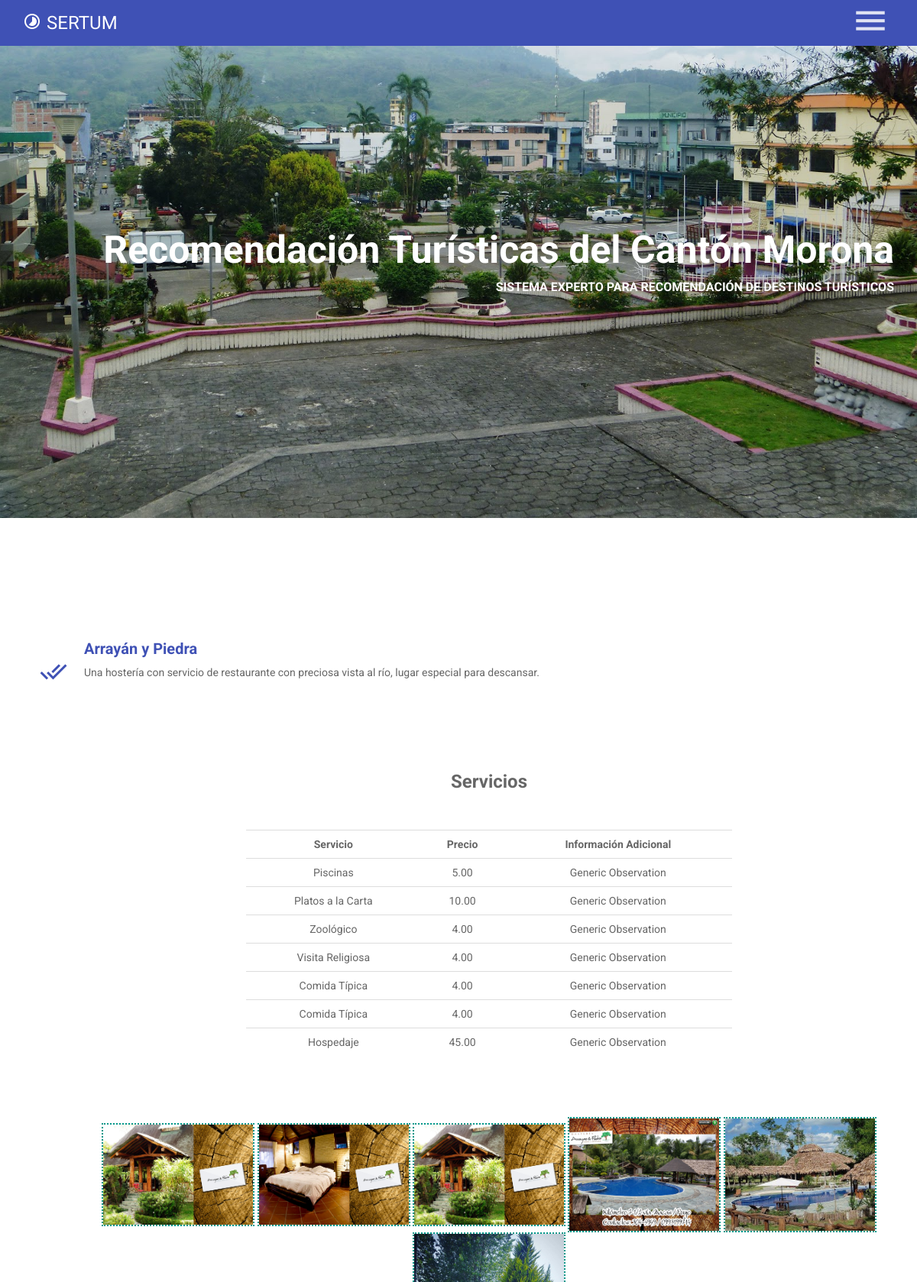
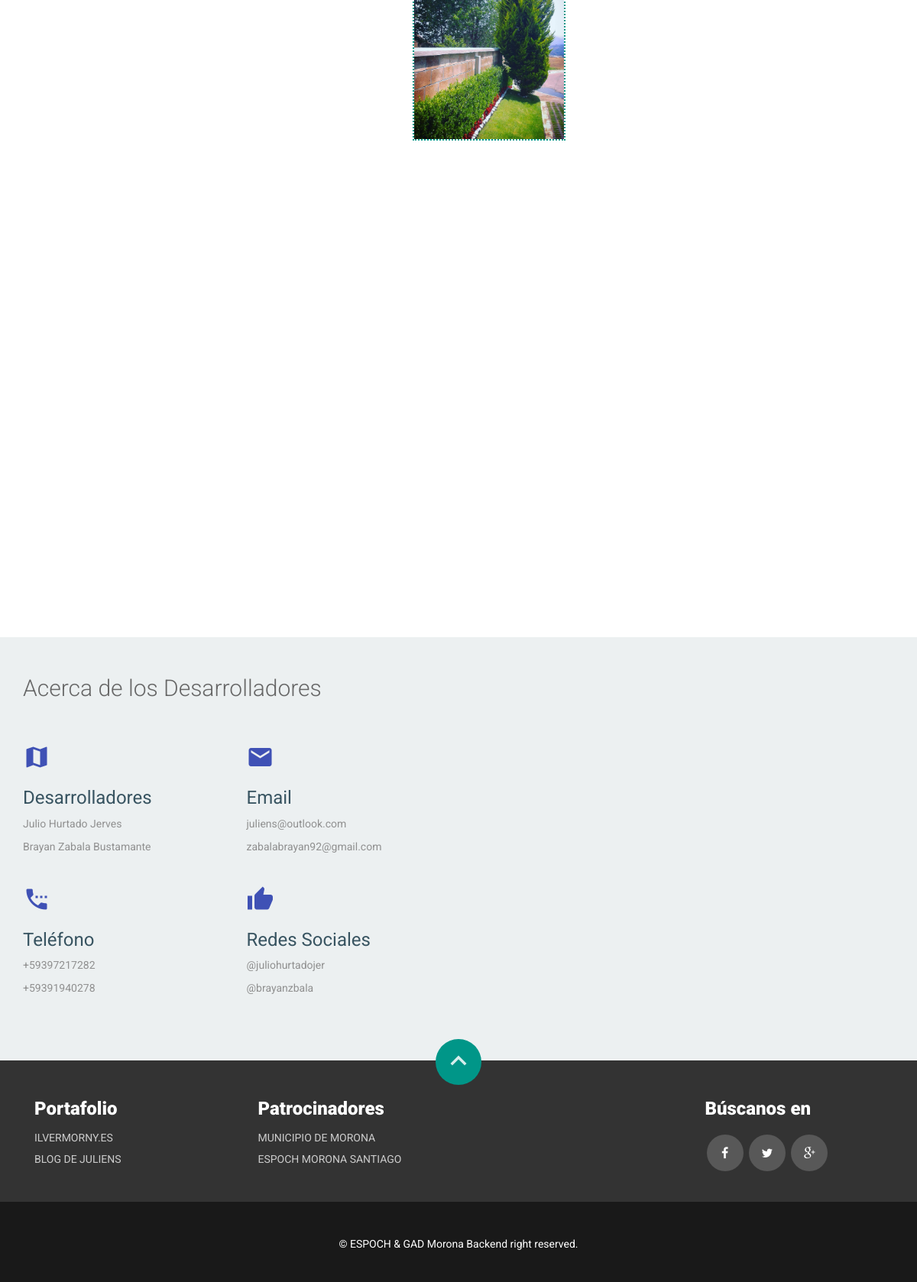
Page /destino/ver/arrayan-y-piedra/ on the committed database (2 pictures, top to bottom).
### centro/models.py (models this page shows, shortened)
class Center(models.Model):
    name = models.TextField(blank=False)
    addres = map_fields.AddressField(max_length=200)
    aditional_information = models.TextField(blank=True, verbose_name='Place Description')
    geolocation = map_fields.GeoLocationField(max_length=100)
    slug = AutoSlugField(unique=True, populate_from='name', always_update=True)
    user = models.OneToOneField(User, unique=True, null=True, related_name='center')
    free = models.BooleanField(default=False)
    service = models.ManyToManyField(Service, through='ServiceCenter')

class ServiceCenter(models.Model):
    center = models.ForeignKey(Center)
    service = models.ForeignKey(Service)
    cost = models.DecimalField(max_digits=10,
                               decimal_places=2,
                               blank=False,
                               default=00.00)
    observation = models.TextField(blank=True)
    def __str__(self):
        return self.service.name

class Picture(models.Model):
    picture = models.ImageField()
    center = models.ForeignKey(Center, related_name='pictures')
    description = models.CharField(max_length=255)

### servicio/models.py (models this page shows, shortened)
class Service(models.Model):
    name = models.CharField(max_length=256, unique=True)
    slug = AutoSlugField(unique=True, populate_from='name', always_update=True, null=True, default=name)

### centro/views.py (the view)
# urls.py: url(r'^destino/ver/(?P<slug>[-\w ]+)/$', CenterDetailView.as_view(), name='center_detail'),
class CenterDetailView(DetailView):
    model = Center
    template_name = 'center_detail.html'
    slug_field = 'slug'
    context_object_name = 'center'

### centro/templates/center_detail.html (shortened to what this page needs)
{% extends 'base.html' %}
{% load app_filters %}
{% block content %}
    <div class="col-md-12 col-sm-12 wow fadeInDown">
        <div class="features">
            <div class="icon">
                <i class="mdi-action-done-all"></i>
            </div>
            <div class="features-text">
                <h4>{{ center.name }}
                </h4>
                <p style="text-align: justify;">
                  {{ center.aditional_information|linebreaksbr }}
                </p>
            {% if center.servicecenter_set.all %}
                <br><br><br><br><div class="table-responsive" style="max-width: 60%; margin: auto auto;">
                    <br><h3 style="text-align: center;"><b>Servicios </b></h3><br><br>
                  <table class="table">
                    <tr align="center">
                        <td><b>Servicio</b></td>
                        <td><b>Precio</b></td>
                        <td><b>Información Adicional</b></td>
                    </tr>
                    {% for service in center.servicecenter_set.all %}
                        <tr align="center">
                            <td>{{ service }}</td>
                            <td>{{ service.cost }}</td>
                            <td>{{ service.observation }}</td>
                          </tr>
                    {% endfor %}
                  </table>
                </div>
          {% endif %}
          </div>
        </div>
    </div>
    <div id="links" class="col-md-12 col-sm-12">
        <div class="features">
              <div class="features-text" style="margin: auto auto; text-align: center;">
                {% for picture in center.pictures.all %}
                <a href="{% url 'ver_imagen' picture.picture %}" title="{{ picture.description }}">
                    <img src="{% url 'ver_imagen' picture.picture %}" alt="{{ picture.description }}" style="max-width: 200px; border-style:dotted;border-width:2px;">
                </a>
                {% endfor %}
              </div>
        </div>
    </div>
{% endblock %}
{% block map%}
    <div class="col-md-12 col-sm-12" style="height: 500px;">
        <div class="features" style="height: 500px;">
              <div class="features-text" style="height: 500px;">
                <div id="map" class="row" style="height: 500px;"></div>
              </div>
        </div>
    </div>
  {% endblock %}

### centro/static/css/main.css (style rules this page uses)
body { font-family: 'Roboto', sans-serif; color: #666; font-size: 14px; font-weight: 400; background: #fff; }
.row { padding: 30px 0; }
#features .features { margin: 30px 0; }
#features .features .icon { float: left; text-align: center; }
#features .features .icon i { width: 80px; height: 80px; line-height: 80px; border-radius: 50%; font-size: 36px; color: #3f51b5; }
#features .features h4 { margin-bottom: 10px; font-size: 20px; font-weight: 700; color: #3f51b5; }
#features .features .features-text { padding-left: 80px; }
#features .features .features-text p { margin: 0; }

### rows in the picture
Center: name "Arrayán y Piedra", aditional_information "Una hostería con servicio de restaurante con preciosa vista al río, lugar especial para descansar."
ServiceCenter: service.name "Piscinas", cost "5.00", observation "Generic Observation"
ServiceCenter: service.name "Platos a la Carta", cost "10.00", observation "Generic Observation"
ServiceCenter: service.name "Zoológico", cost "4.00", observation "Generic Observation"
ServiceCenter: service.name "Visita Religiosa", cost "4.00", observation "Generic Observation"
ServiceCenter: service.name "Comida Típica", cost "4.00", observation "Generic Observation"
ServiceCenter: service.name "Comida Típica", cost "4.00", observation "Generic Observation"
ServiceCenter: service.name "Hospedaje", cost "45.00", observation "Generic Observation"
Picture: picture (picture)
Picture: picture (picture)
Picture: picture (picture)
Picture: picture (picture)
Picture: picture (picture)
Picture: picture (picture)
